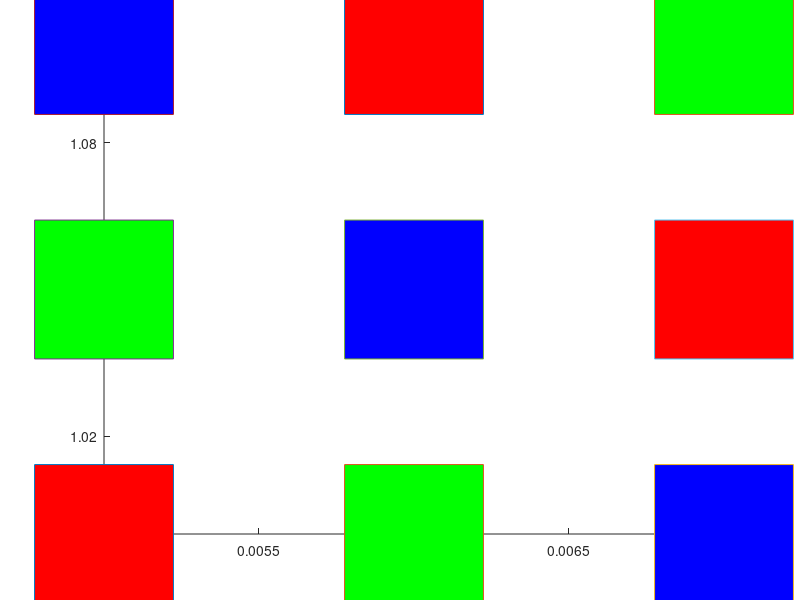
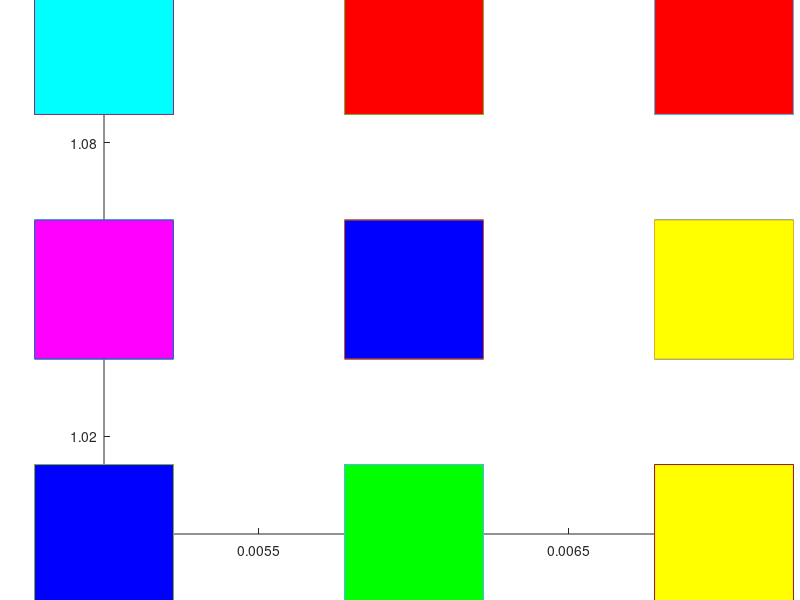

Write MATLAB code to recreate these figures, in order.
clc;
clear;
T=3 ;
rd=2;
r0=2;
alpha=0.9;

%{
for v=1:9 %number of input neuorns 
       for x=1:3
       l=input('x ');
        I(x,v)=l;
        
       end
       
end
%}
   I=[1 0 0 0 0 1 0 1 0; 0 1 0 1 0 0 0 0 1;0 0 1 0 1 0 1 0 0 ];
disp(I)
figure(1);
title('before clustering');
hold on;

plot(0.005,1,'-s','MarkerSize',100,...
    'MarkerFaceColor',[ I(1,1) I(2,1) I(3,1)]);

plot(0.006,1,'-s','MarkerSize',100,...
    'MarkerFaceColor',[I(1,2) I(2,2) I(3,2)]);

plot(0.007,1,'-s','MarkerSize',100,...
    'MarkerFaceColor',[I(1,3) I(2,3) I(3,3)]);

plot(0.005,1.05,'-s','MarkerSize',100,...
    'MarkerFaceColor',[I(1,4) I(2,4) I(3,4)]);

plot(0.006,1.05,'-s','MarkerSize',100,...
    'MarkerFaceColor',[I(1,5) I(2,5) I(3,5)]);

plot(0.007,1.05,'-s','MarkerSize',100,...
    'MarkerFaceColor',[I(1,6) I(2,6) I(3,6)]);

plot(0.005,1.1,'-s','MarkerSize',100,...
    'MarkerFaceColor',[I(1,7) I(2,7) I(3,7)]);

plot(0.006,1.1,'-s','MarkerSize',100,...
    'MarkerFaceColor',[I(1,8) I(2,8) I(3,8)]);

plot(0.007,1.1,'-s','MarkerSize',100,...
    'MarkerFaceColor',[I(1,9) I(2,9) I(3,9)]);
 
hold off;

    
    R=[0.1 0.5 0.9;0.5 0.2 0.7;0.2 0.9 0.5];
    G=[0.4 0.8 0.8; 0.3 0.7 0.6;0.5 0.3 0.3];
    B=[0.7 0.4 0.2; 0.8 0.5 0.1;0.9 0.3 0.4];
    
    
for t=1:T
    for n=1:9
        for i=1:3
            for j=1:3
                D(i,j)=sqrt((I(1,n)-R(i,j))^2+(I(2,n)-G(i,j))^2+(I(3,n)-B(i,j))^2);
                
            end
        end
        disp('this is differences matrix');
        disp(D);
        min=D(1,1);
        for i=1:3
            for j=1:3
                if(j+1==4)
                      if ((D(i,j)<=D(i,j-1)) && (D(i,j)<=min))
                          min=D(i,j);
                          m=i;
                          c=j;
                          
                      end
                
                elseif ((j-1>=1))
                 if ((D(i,j)<=D(i,j-1)) && (D(i,j)<=min) && (D(i,j)<=D(i,j+1)))
                          min=D(i,j);
                          m=i;
                          c=j;
                          
                 end
                elseif ((i-1>=1))
                     if ((D(i,j)<=D(i,j+1)) && (D(i,j)<=min) && (D(i,j)<=D(i-1,j)))
                          min=D(i,j);
                          m=i;
                          c=j;
                          
                      end
            end 
                  end
        end
       R(m,c)=R(m,c)+alpha*(I(1,n)-R(m,c));
       G(m,c)=G(m,c)+alpha*(I(2,n)-G(m,c));
       B(m,c)=B(m,c)+alpha*(I(3,n)-B(m,c));
    end
    RED=round(R);
GREEN=round(G);
BLUE=round(B);
disp(RED);
disp(GREEN);
disp(BLUE);
figure(2);
title('after clusering');
hold on;

plot(0.005,1,'-s','MarkerSize',100,...
    'MarkerFaceColor',[ RED(1,1) GREEN(1,1) BLUE(1,1)]);

plot(0.006,1,'-s','MarkerSize',100,...
    'MarkerFaceColor',[RED(1,2) GREEN(1,2) BLUE(1,2)]);

plot(0.007,1,'-s','MarkerSize',100,...
    'MarkerFaceColor',[RED(1,3) GREEN(1,3) BLUE(1,3)]);

plot(0.005,1.05,'-s','MarkerSize',100,...
    'MarkerFaceColor',[RED(2,1) GREEN(2,1) BLUE(2,1)]);

plot(0.006,1.05,'-s','MarkerSize',100,...
    'MarkerFaceColor',[RED(2,2) GREEN(2,2) BLUE(2,2)]);

plot(0.007,1.05,'-s','MarkerSize',100,...
    'MarkerFaceColor',[RED(2,3) GREEN(2,3) BLUE(2,3)]);

plot(0.005,1.1,'-s','MarkerSize',100,...
    'MarkerFaceColor',[RED(3,1) GREEN(3,1) BLUE(3,1)]);

plot(0.006,1.1,'-s','MarkerSize',100,...
    'MarkerFaceColor',[RED(3,2) GREEN(3,2) BLUE(3,2)]);

plot(0.007,1.1,'-s','MarkerSize',100,...
    'MarkerFaceColor',[RED(3,3) GREEN(3,3) BLUE(3,3)]);
 
 
hold off;
alpha=0.5*alpha;

end
disp(D);
  disp(I);

disp('this is red');
disp(R);
disp('this is G');
disp(G);
disp('this is B');
disp(B);

